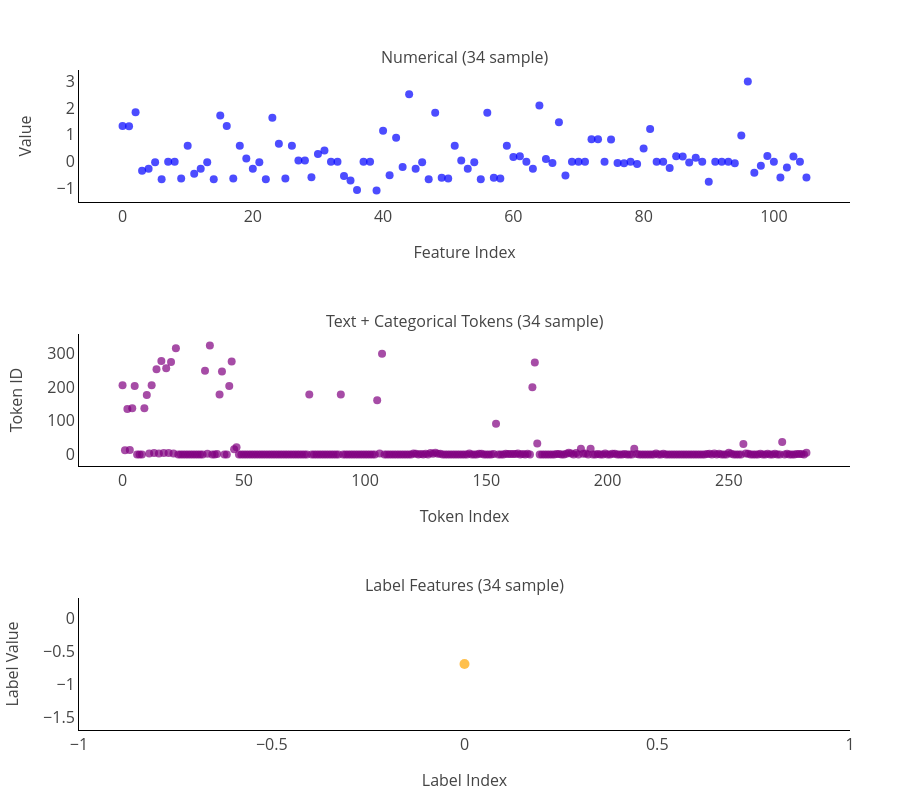
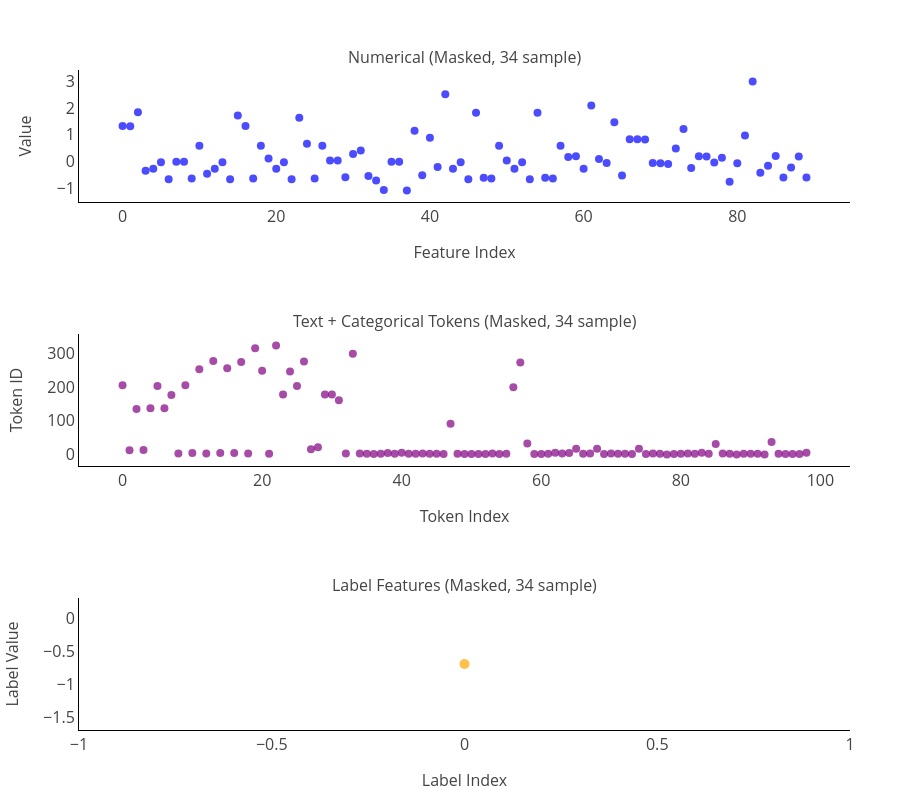
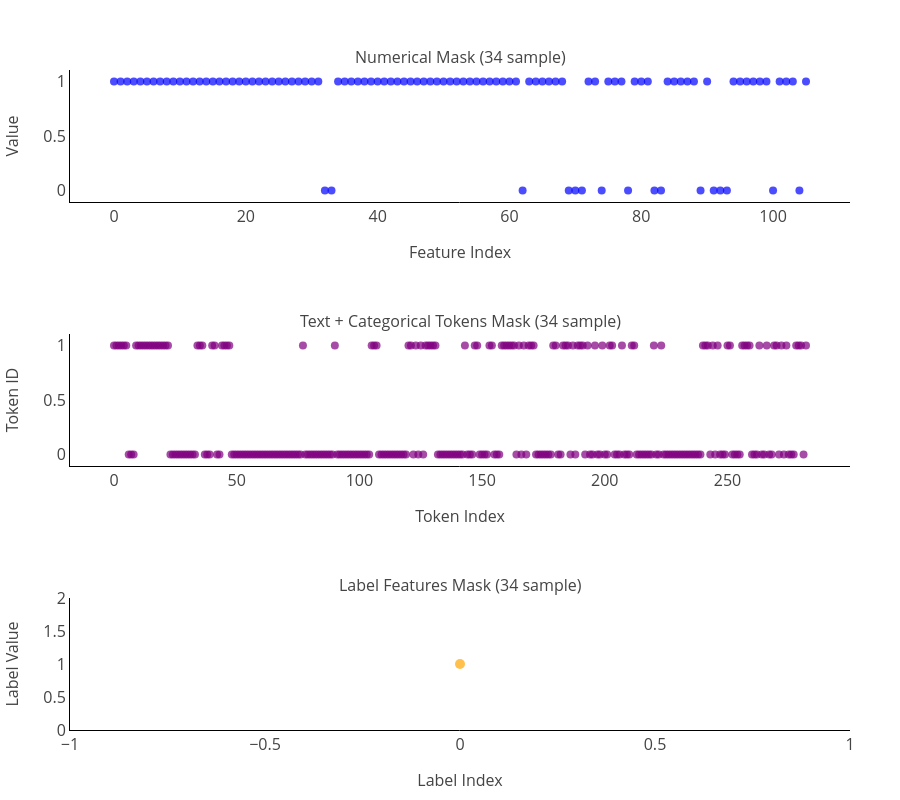

Notebook cell for these charts, in order:
### Markdown cell above
## 📊 Visualization of Tensors

- **🔤 Text tensors:**  
  - NaN values are replaced with a special [NAN] token, and sequences are <br>
    padded for consistent length. 
  - Special characters are normalized before tokenization: `,` and `;` become [SEP], <br>
      `_`, `%\`, `%/`, `%` becomes [SUBSEQ],`/` becomes [SUB], `+` becomes [AND]
  - Numbered bracketed patterns such as `[/12]` or `[3]` are converted to <br>
    `[REPEAT]12` and `[REPEAT]3` so repeated protocol fragments are handled consistently. 
  - Attention masks distinguish valid tokens from padding.

- **🔢 Numerical tensors:**  
  NaN values were replaced with `0` to ensure compatibility with tensor <br> 
  operations and model input requirements.

- **🎭 Attention masks:**  
  For both text and numerical tensors, attention masks were created to indicate <br>
  which values are valid (real) and which are placeholders (NaN or padding). <br>
  This allows the transformer model to ignore padded or missing values during <br>
  training and inference.

### Code cell
# Plot all values
plot_dataset_tensors(DATASET, idx=34, kind_plot="all", save_fig="Dataset_34_all").show()

# Plot only masked values
plot_dataset_tensors(
    DATASET, idx=34, kind_plot="masked", save_fig="Dataset_34_masked"
).show()

# Plot the mask itself
plot_dataset_tensors(
    DATASET, idx=34, kind_plot="mask", save_fig="Dataset_34_mask"
).show()

### Figure 1 — Plotly figure (JSON) as saved in the notebook; plotly's stock layout.template omitted (floating-point values rounded to 4 significant figures; data arrays with more than 128 entries replaced by an {"elided": "..."} marker saying what was removed)
{"data": [{"hovertemplate": "Index: %{x}<br>Value: %{y}<extra></extra>", "marker": {"color": "blue", "opacity": 0.7, "size": 8}, "mode": "markers", "name": "Numerical Features", "type": "scatter", "x": [0, 1, 2, 3, 4, 5, 6, 7, 8, 9, 10, 11, 12, 13, 14, 15, 16, 17, 18, 19, 20, 21, 22, 23, 24, 25, 26, 27, 28, 29, 30, 31, 32, 33, 34, 35, 36, 37, 38, 39, 40, 41, 42, 43, 44, 45, 46, 47, 48, 49, 50, 51, 52, 53, 54, 55, 56, 57, 58, 59, 60, 61, 62, 63, 64, 65, 66, 67, 68, 69, 70, 71, 72, 73, 74, 75, 76, 77, 78, 79, 80, 81, 82, 83, 84, 85, 86, 87, 88, 89, 90, 91, 92, 93, 94, 95, 96, 97, 98, 99, 100, 101, 102, 103, 104, 105], "xaxis": "x", "y": [1.326, 1.315, 1.838, -0.3375, -0.2686, -0.02281, -0.6529, 0.0, 0.0, -0.6241, 0.5927, -0.4549, -0.2686, -0.02281, -0.6529, 1.714, 1.328, -0.6241, 0.5927, 0.1167, -0.2686, -0.02281, -0.6529, 1.631, 0.6686, -0.6241, 0.5927, 0.0395, 0.0395, -0.58, 0.2846, 0.4191, 0.0, 0.0, -0.5381, -0.7002, -1.053, 0.0, 0.0, -1.071, 1.148, -0.5073, 0.8877, -0.2035, 2.508, -0.2686, -0.02281, -0.6529, 1.817, -0.6046, -0.6241, 0.5927, 0.0395, -0.2686, -0.02281, -0.6529, 1.817, -0.5983, -0.6241, 0.5927, 0.1692, 0.2041, 0.0, -0.2687, 2.092, 0.1023, -0.05532, 1.464, -0.5133, 0.0, 0.0, 0.0, 0.8363, 0.836, 0.0, 0.8253, -0.04727, -0.06293, 0.0, -0.09263, 0.4864, 1.211, 0.0, 0.0, -0.2404, 0.1982, 0.1898, -0.03477, 0.1458, 0.0, -0.7478, 0.0, 0.0, 0.0, -0.05716, 0.97, 2.98, -0.4109, -0.1561, 0.2143, 0.0, -0.5908, -0.2215, 0.1933, 0.0, -0.589], "yaxis": "y"}, {"hovertemplate": "Index: %{x}<br>Value: %{y}<extra></extra>", "marker": {"color": "purple", "opacity": 0.7, "size": 8}, "mode": "markers", "name": "Text + Categorical Features", "type": "scatter", "x": {"elided": "283 int values"}, "xaxis": "x2", "y": {"elided": "283 int values"}, "yaxis": "y2"}, {"hovertemplate": "Index: %{x}<br>Value: %{y}<extra></extra>", "marker": {"color": "orange", "opacity": 0.7, "size": 10}, "mode": "markers", "name": "Label", "type": "scatter", "x": [0], "xaxis": "x3", "y": [-0.6856], "yaxis": "y3"}], "layout": {"annotations": [{"font": {"size": 16}, "showarrow": false, "text": "Numerical (34 sample)", "x": 0.5, "xanchor": "center", "xref": "paper", "y": 1, "yanchor": "bottom", "yref": "paper"}, {"font": {"size": 16}, "showarrow": false, "text": "Text + Categorical Tokens (34 sample)", "x": 0.5, "xanchor": "center", "xref": "paper", "y": 0.6, "yanchor": "bottom", "yref": "paper"}, {"font": {"size": 16}, "showarrow": false, "text": "Label Features (34 sample)", "x": 0.5, "xanchor": "center", "xref": "paper", "y": 0.2, "yanchor": "bottom", "yref": "paper"}], "height": 800, "showlegend": false, "xaxis": {"anchor": "y", "domain": [0, 1], "title": {"text": "Feature Index"}}, "xaxis2": {"anchor": "y2", "domain": [0, 1], "title": {"text": "Token Index"}}, "xaxis3": {"anchor": "y3", "domain": [0, 1], "title": {"text": "Label Index"}}, "yaxis": {"anchor": "x", "domain": [0.8, 1], "title": {"text": "Value"}}, "yaxis2": {"anchor": "x2", "domain": [0.4, 0.6], "title": {"text": "Token ID"}}, "yaxis3": {"anchor": "x3", "domain": [0, 0.2], "title": {"text": "Label Value"}}}}

### Figure 2 — Plotly figure (JSON) as saved in the notebook; plotly's stock layout.template omitted (floating-point values rounded to 4 significant figures)
{"data": [{"hovertemplate": "Index: %{x}<br>Value: %{y}<extra></extra>", "marker": {"color": "blue", "opacity": 0.7, "size": 8}, "mode": "markers", "name": "Numerical Features", "type": "scatter", "x": [0, 1, 2, 3, 4, 5, 6, 7, 8, 9, 10, 11, 12, 13, 14, 15, 16, 17, 18, 19, 20, 21, 22, 23, 24, 25, 26, 27, 28, 29, 30, 31, 32, 33, 34, 35, 36, 37, 38, 39, 40, 41, 42, 43, 44, 45, 46, 47, 48, 49, 50, 51, 52, 53, 54, 55, 56, 57, 58, 59, 60, 61, 62, 63, 64, 65, 66, 67, 68, 69, 70, 71, 72, 73, 74, 75, 76, 77, 78, 79, 80, 81, 82, 83, 84, 85, 86, 87, 88, 89], "xaxis": "x", "y": [1.326, 1.315, 1.838, -0.3375, -0.2686, -0.02281, -0.6529, 0.0, 0.0, -0.6241, 0.5927, -0.4549, -0.2686, -0.02281, -0.6529, 1.714, 1.328, -0.6241, 0.5927, 0.1167, -0.2686, -0.02281, -0.6529, 1.631, 0.6686, -0.6241, 0.5927, 0.0395, 0.0395, -0.58, 0.2846, 0.4191, -0.5381, -0.7002, -1.053, 0.0, 0.0, -1.071, 1.148, -0.5073, 0.8877, -0.2035, 2.508, -0.2686, -0.02281, -0.6529, 1.817, -0.6046, -0.6241, 0.5927, 0.0395, -0.2686, -0.02281, -0.6529, 1.817, -0.5983, -0.6241, 0.5927, 0.1692, 0.2041, -0.2687, 2.092, 0.1023, -0.05532, 1.464, -0.5133, 0.8363, 0.836, 0.8253, -0.04727, -0.06293, -0.09263, 0.4864, 1.211, -0.2404, 0.1982, 0.1898, -0.03477, 0.1458, -0.7478, -0.05716, 0.97, 2.98, -0.4109, -0.1561, 0.2143, -0.5908, -0.2215, 0.1933, -0.589], "yaxis": "y"}, {"hovertemplate": "Index: %{x}<br>Value: %{y}<extra></extra>", "marker": {"color": "purple", "opacity": 0.7, "size": 8}, "mode": "markers", "name": "Text + Categorical Features", "type": "scatter", "x": [0, 1, 2, 3, 4, 5, 6, 7, 8, 9, 10, 11, 12, 13, 14, 15, 16, 17, 18, 19, 20, 21, 22, 23, 24, 25, 26, 27, 28, 29, 30, 31, 32, 33, 34, 35, 36, 37, 38, 39, 40, 41, 42, 43, 44, 45, 46, 47, 48, 49, 50, 51, 52, 53, 54, 55, 56, 57, 58, 59, 60, 61, 62, 63, 64, 65, 66, 67, 68, 69, 70, 71, 72, 73, 74, 75, 76, 77, 78, 79, 80, 81, 82, 83, 84, 85, 86, 87, 88, 89, 90, 91, 92, 93, 94, 95, 96, 97, 98], "xaxis": "x2", "y": [205, 12, 135, 13, 137, 203, 137, 176, 3, 205, 4, 253, 3, 277, 4, 256, 4, 274, 3, 315, 248, 2, 323, 178, 246, 203, 276, 15, 21, 178, 178, 161, 3, 299, 3, 2, 1, 2, 4, 2, 5, 2, 2, 3, 2, 2, 1, 91, 2, 1, 1, 1, 1, 3, 1, 2, 199, 273, 32, 1, 1, 2, 5, 3, 4, 17, 2, 3, 17, 1, 3, 2, 2, 1, 17, 1, 3, 2, 0, 1, 2, 3, 2, 5, 2, 31, 3, 2, 0, 2, 2, 2, 0, 37, 2, 1, 1, 1, 5], "yaxis": "y2"}, {"hovertemplate": "Index: %{x}<br>Value: %{y}<extra></extra>", "marker": {"color": "orange", "opacity": 0.7, "size": 10}, "mode": "markers", "name": "Label", "type": "scatter", "x": [0], "xaxis": "x3", "y": [-0.6856], "yaxis": "y3"}], "layout": {"annotations": [{"font": {"size": 16}, "showarrow": false, "text": "Numerical (Masked, 34 sample)", "x": 0.5, "xanchor": "center", "xref": "paper", "y": 1, "yanchor": "bottom", "yref": "paper"}, {"font": {"size": 16}, "showarrow": false, "text": "Text + Categorical Tokens (Masked, 34 sample)", "x": 0.5, "xanchor": "center", "xref": "paper", "y": 0.6, "yanchor": "bottom", "yref": "paper"}, {"font": {"size": 16}, "showarrow": false, "text": "Label Features (Masked, 34 sample)", "x": 0.5, "xanchor": "center", "xref": "paper", "y": 0.2, "yanchor": "bottom", "yref": "paper"}], "height": 800, "showlegend": false, "xaxis": {"anchor": "y", "domain": [0, 1], "title": {"text": "Feature Index"}}, "xaxis2": {"anchor": "y2", "domain": [0, 1], "title": {"text": "Token Index"}}, "xaxis3": {"anchor": "y3", "domain": [0, 1], "title": {"text": "Label Index"}}, "yaxis": {"anchor": "x", "domain": [0.8, 1], "title": {"text": "Value"}}, "yaxis2": {"anchor": "x2", "domain": [0.4, 0.6], "title": {"text": "Token ID"}}, "yaxis3": {"anchor": "x3", "domain": [0, 0.2], "title": {"text": "Label Value"}}}}

### Figure 3 — Plotly figure (JSON) as saved in the notebook; plotly's stock layout.template omitted (floating-point values rounded to 4 significant figures; data arrays with more than 128 entries replaced by an {"elided": "..."} marker saying what was removed)
{"data": [{"hovertemplate": "Index: %{x}<br>Value: %{y}<extra></extra>", "marker": {"color": "blue", "opacity": 0.7, "size": 8}, "mode": "markers", "name": "Numerical Features", "type": "scatter", "x": [0, 1, 2, 3, 4, 5, 6, 7, 8, 9, 10, 11, 12, 13, 14, 15, 16, 17, 18, 19, 20, 21, 22, 23, 24, 25, 26, 27, 28, 29, 30, 31, 32, 33, 34, 35, 36, 37, 38, 39, 40, 41, 42, 43, 44, 45, 46, 47, 48, 49, 50, 51, 52, 53, 54, 55, 56, 57, 58, 59, 60, 61, 62, 63, 64, 65, 66, 67, 68, 69, 70, 71, 72, 73, 74, 75, 76, 77, 78, 79, 80, 81, 82, 83, 84, 85, 86, 87, 88, 89, 90, 91, 92, 93, 94, 95, 96, 97, 98, 99, 100, 101, 102, 103, 104, 105], "xaxis": "x", "y": [1, 1, 1, 1, 1, 1, 1, 1, 1, 1, 1, 1, 1, 1, 1, 1, 1, 1, 1, 1, 1, 1, 1, 1, 1, 1, 1, 1, 1, 1, 1, 1, 0, 0, 1, 1, 1, 1, 1, 1, 1, 1, 1, 1, 1, 1, 1, 1, 1, 1, 1, 1, 1, 1, 1, 1, 1, 1, 1, 1, 1, 1, 0, 1, 1, 1, 1, 1, 1, 0, 0, 0, 1, 1, 0, 1, 1, 1, 0, 1, 1, 1, 0, 0, 1, 1, 1, 1, 1, 0, 1, 0, 0, 0, 1, 1, 1, 1, 1, 1, 0, 1, 1, 1, 0, 1], "yaxis": "y"}, {"hovertemplate": "Index: %{x}<br>Value: %{y}<extra></extra>", "marker": {"color": "purple", "opacity": 0.7, "size": 8}, "mode": "markers", "name": "Text + Categorical Features", "type": "scatter", "x": {"elided": "283 int values"}, "xaxis": "x2", "y": {"elided": "283 int values"}, "yaxis": "y2"}, {"hovertemplate": "Index: %{x}<br>Value: %{y}<extra></extra>", "marker": {"color": "orange", "opacity": 0.7, "size": 10}, "mode": "markers", "name": "Label", "type": "scatter", "x": [0], "xaxis": "x3", "y": [1], "yaxis": "y3"}], "layout": {"annotations": [{"font": {"size": 16}, "showarrow": false, "text": "Numerical Mask (34 sample)", "x": 0.5, "xanchor": "center", "xref": "paper", "y": 1, "yanchor": "bottom", "yref": "paper"}, {"font": {"size": 16}, "showarrow": false, "text": "Text + Categorical Tokens Mask (34 sample)", "x": 0.5, "xanchor": "center", "xref": "paper", "y": 0.6, "yanchor": "bottom", "yref": "paper"}, {"font": {"size": 16}, "showarrow": false, "text": "Label Features Mask (34 sample)", "x": 0.5, "xanchor": "center", "xref": "paper", "y": 0.2, "yanchor": "bottom", "yref": "paper"}], "height": 800, "showlegend": false, "xaxis": {"anchor": "y", "domain": [0, 1], "title": {"text": "Feature Index"}}, "xaxis2": {"anchor": "y2", "domain": [0, 1], "title": {"text": "Token Index"}}, "xaxis3": {"anchor": "y3", "domain": [0, 1], "title": {"text": "Label Index"}}, "yaxis": {"anchor": "x", "domain": [0.8, 1], "title": {"text": "Value"}}, "yaxis2": {"anchor": "x2", "domain": [0.4, 0.6], "title": {"text": "Token ID"}}, "yaxis3": {"anchor": "x3", "domain": [0, 0.2], "title": {"text": "Label Value"}}}}
